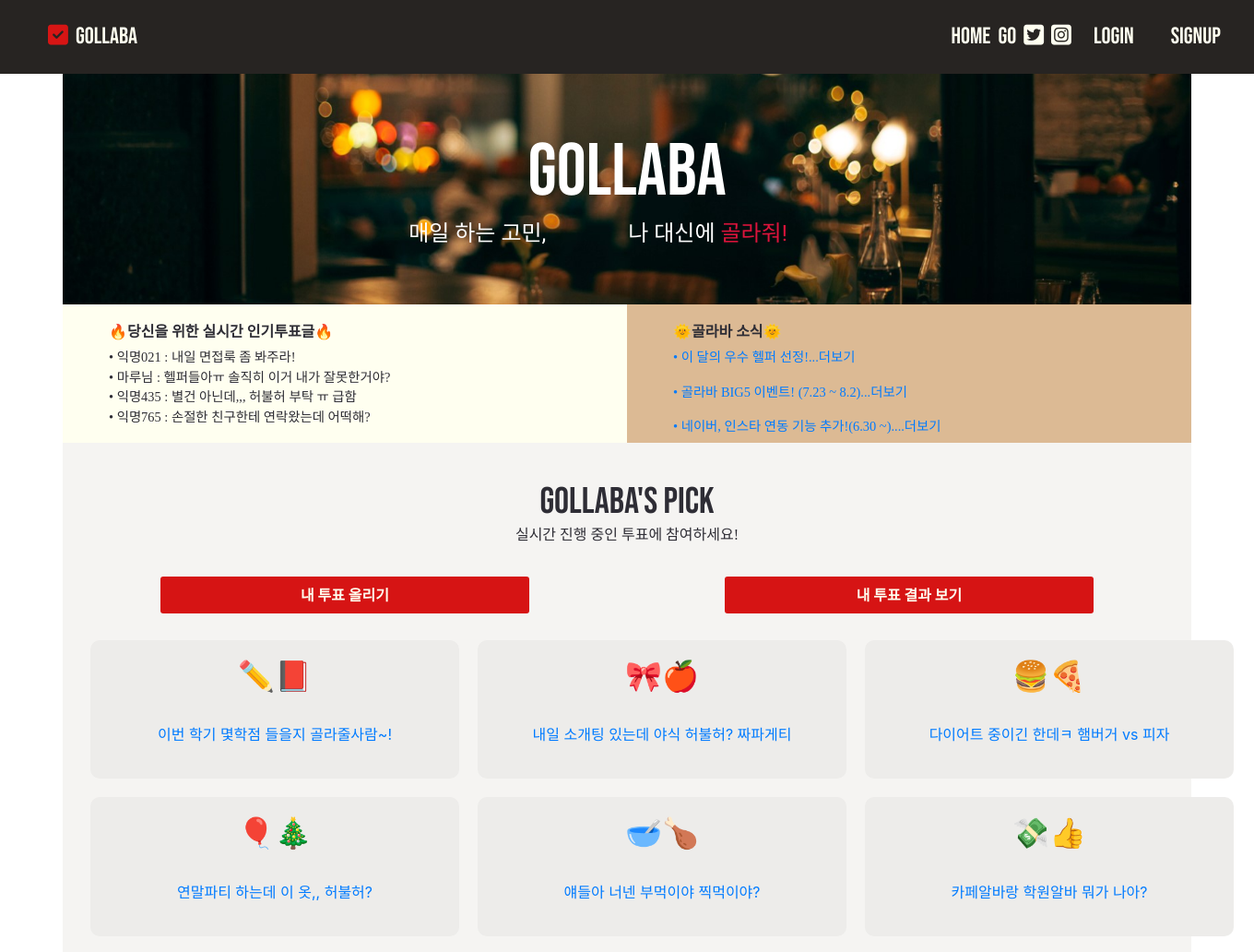
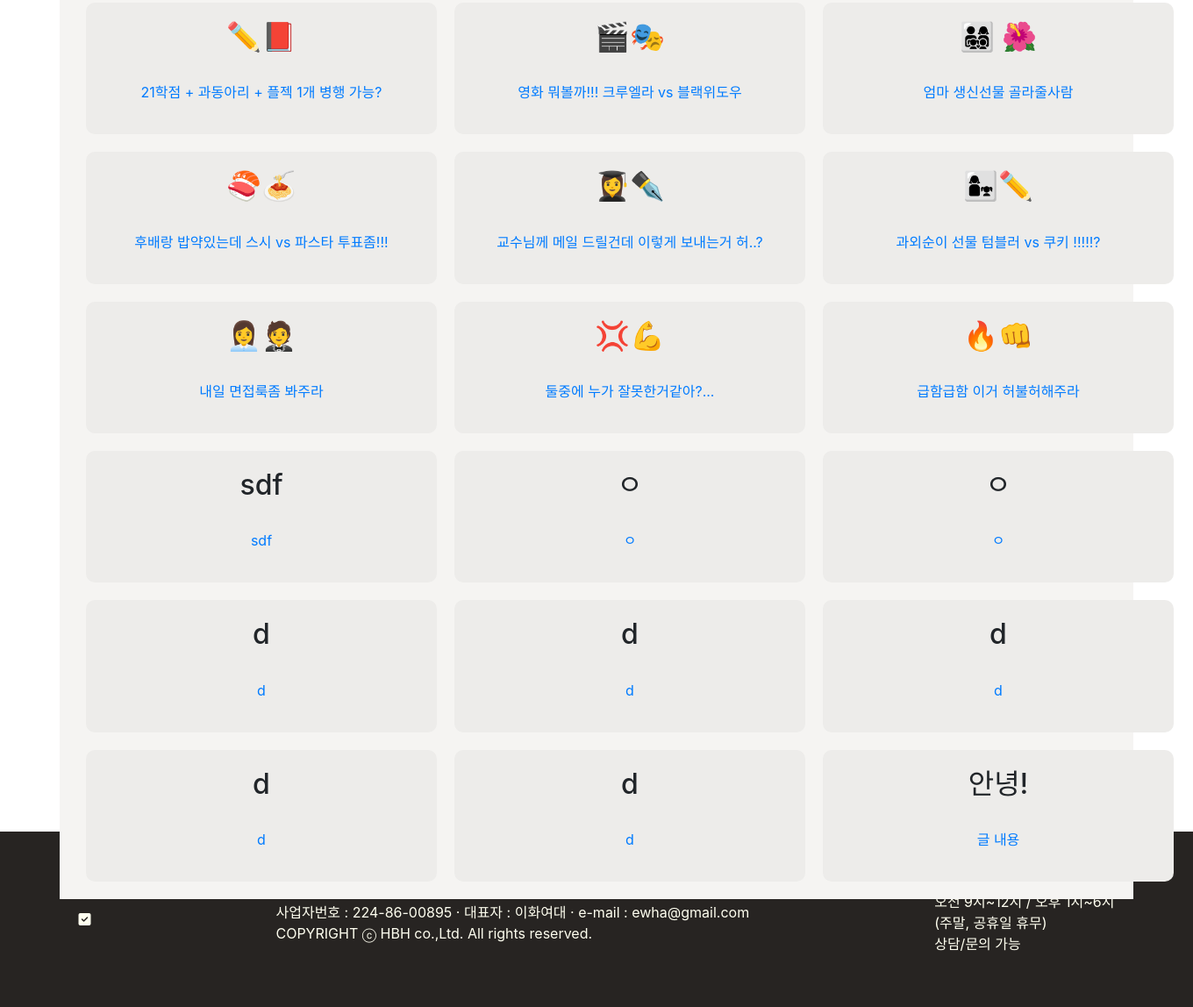
The page / on the database its author committed (2 pictures, top to bottom).
### blog/models.py (models this page shows, shortened)
class Post(models.Model):
    postname = models.CharField(max_length=50)
    contents = models.TextField()

class Blog(models.Model):
    title = models.CharField(max_length=200)
    pub_date = models.DateTimeField('date published')
    body = models.TextField()
    hashtag = models.ManyToManyField(HashTag)
    def summary(self):
        return self.body[:100]

### blog/views.py (the view)
# urls.py: 2. Add a URL to urlpatterns:  path('', views.home, name='home')
def home(request):
    postlist = Post.objects.all()
    blog = Blog.objects  # query set
    return render(request, 'home.html', {'blogs': blog, 'postlist': postlist})

### blog/templates/home.html (shortened to what this page needs)
{% load static%}
<!DOCTYPE html>
<html lang="en">
<head>
    <link href="https://cdn.jsdelivr.net/npm/bootstrap@5.0.0/dist/css/bootstrap.min.css" rel="stylesheet">
    <link rel="stylesheet" href="{% static 'css/scrollbox.css'%}" type="text/css">
    <link rel="stylesheet" href="{% static 'css/home.css'%}" type="text/css">
    <link href="https://unpkg.com/aos@2.3.1/dist/aos.css" rel="stylesheet">
    <link rel="stylesheet" href="{% static 'css/main.css' %}">
    <link rel="stylesheet" href="{% static 'css/second.css' %}">
    <link rel="stylesheet" href="{% static 'css/button.css' %}">
    <link rel="stylesheet" href="{% static 'css/slider2.css' %}">
    <link rel="stylesheet" href="{% static 'css/scrollbox.css' %}">
    <link rel="stylesheet" href="{% static 'css/text2.css' %}">
    <link rel="stylesheet" href="{% static 'css/footer.css' %}">
    <link rel="stylesheet" href="https://cdn.jsdelivr.net/npm/bootstrap-icons@1.5.0/font/bootstrap-icons.css">
    <link rel="stylesheet" href="https://stackpath.bootstrapcdn.com/bootstrap/4.1.3/css/bootstrap.min.css">
  </head>
<body>
    <nav class="navbar">
      <ul class="navbar_logo">
          <li><a href="#"><i class="fas fa-check-square"></i></a></li>
          <li><a href="#" id="rr">Gollaba</a></li>
      </ul>
      <ul class="navbar_menu">
          <li><a href="#">HOME</a></li>
          <li><a href="#">GO</a></li>
          <li><a href="#"><i class="fab fa-twitter-square"></i></a></li>
          <li><a href="#"><i class="fab fa-instagram-square"></i></a></li>
          {% if not user.is_authenticated %}
          <li class="nav-item">
            <a class="nav-link" href="{% url 'login' %}">Login</a>
          </li>
          {% endif %}
          {% if not user.is_authenticated %}
          <li class="nav-item">
            <a class="nav-link" href="{% url 'register' %}">Signup</a>
          </li>
          {% endif %}
  </nav>
<div class="header" >
  <div class="intro_text">
       <h1> Gollaba </h1>
      <div class="topline">
          <div class="topline-header">
              <div class="firstline">
                  매일 하는 고민,
                  <div class="firstline-detail">
                      <ul class="firstline-detail-list">
                          <li>나 대신에 <span class="second">골라줘!</span></li>
                      </ul>
                  </div>
              </div>
          </div>
      </div>
    </div>
  </div>
<div class="mini_box">
  <div class="mini_box_1">
    <h1>🔥당신을 위한 실시간 인기투표글🔥</h1>
    <ul>
      <li>  • 익명021 : 내일 면접룩 좀 봐주라!</li>
      <li>  • 마루님 : 헬퍼들아ㅠ 솔직히 이거 내가 잘못한거야?</li>
      <li>  • 익명435 : 별건 아닌데,,, 허불허 부탁 ㅠ 급함</li>
      <li>  • 익명765 : 손절한 친구한테 연락왔는데 어떡해?</li>
  </ul>
  </div>
  <div class="mini_box_2">
        <h1>🌞골라바 소식🌞</h1>
        <table>
            {% for list in postlist %}
            <ul>
                <li><a href="{{list.pk}}/">{{list.postname}}</a></li>
            </ul>
            {% endfor %}
        </table>
    </div>
</div>
<div class="second_box">
  <div class="pick_text">
      <div class="pick_text_1">
          <h1>Gollaba's Pick</h1>
          <p>실시간 진행 중인 투표에 참여하세요!</p>
       </div>
  </div>
          <div class="box2">
                  <ul class="small_button">
                      <li><button class="bt_2"> <a href="{% url 'new' %}" style="color: ivory;">내 투표 올리기</a></button></li>
                      <li><button class="bt_2"><a href="{% url 'jump' %}" style="color: ivory;">내 투표 결과 보기</a></button></li>
                  </ul>
          </div>
  <br>
      <div div class="card33">
        <div class="third_box33">
          {% for blog in blogs.all %}
              <div id="jb-content" data-aos="fade-in">
                  <h2>{{ blog.title }}</h2>
                  <a href='{% url "detail" blog.id %}'>
                      <br>
                      <p>{{ blog.body }}</p>
                  </a>
              </div>
          {% endfor %}
        </div>
      </div>
</div>
</body>
<footer class="foot">
  <li><a href="#"><i class="fas fa-check-square"></i></a></li>
  <ul>
      <li><a href="#">
        03760 서울특별시 서대문구 이화여대길 52 </a></li>
      <li><a href="#">사업자번호 : 224-86-00895 · 대표자 : 이화여대 · e-mail : ewha@gmail.com</a></li>
      <li><a href="#">COPYRIGHT ⓒ HBH co.,Ltd. All rights reserved.</a></li>
  </ul>
  <ul>
      <li><a href="#">1886 - 2021</a></li>
      <li><a href="#">오전 9시~12시 / 오후 1시~6시</a></li>
      <li><a href="#">(주말, 공휴일 휴무)</a></li>
      <li><a href="#">상담/문의 가능 </a></li>
  </ul>
</footer>
</html>

### blog/static/css/scrollbox.css (style rules this page uses)
* { padding: 0; }
#jb-content { width: 400px; padding: 20px; margin-right: 20px; margin-bottom: 20px; float: left; background-color: #EDECEA; border-radius: 10px; }

### blog/static/css/home.css (style rules this page uses)
.third_box33 { text-align: center; display: grid; grid-template-columns: 1fr 1fr 1fr; padding: 0; align-content: center; justify-content: space-between; margin-left: 30px; }
.card33 { background-color: #F5F4F2; display: grid; align-content: center; }
#jb-content { background-color: rgb(rgb(201, 201, 201), green, blue); flex-grow: 1; align-content: center; }

### blog/static/css/main.css (style rules this page uses)
* { list-style: none; text-decoration: none; margin: 0px; padding: 0px; }
.navbar { font-family: 'Bebas Neue', cursive; display: flex; justify-content: space-around; align-items: center; width: 100%; height: 80px; background-color: #272422; font-size: 25px; text-align: center; }
.navbar_logo { display : flex; list-style: none; margin: 0; }
.navbar_logo li { padding: 4px; margin: 0; }
.navbar_logo li a { color: #D71514; margin: 0; }
#rr { color: ivory; }
.navbar_menu { display : flex; list-style: none; margin:0; justify-content: center; text-align: center; align-items: center; }
.navbar_menu li { padding: 4px; margin: 0; text-align: center; justify-content: center; align-items: center; }
.navbar_menu li a { color: ivory; }
.nav-link { margin:0; justify-content: center; text-align: center; align-items: center; }
.nav-item { margin:0; justify-content: center; text-align: center; align-items: center; }
.header { background-image: url("/static/images/back.jpg"); background-repeat: no-repeat; background-size: cover; width: 90%; margin: auto; height: 250px; display: flex; align-items: center; }
.intro_text { width: 100%; text-align: center; justify-content: center; align-items: center; font-family: 'Bebas Neue', cursive; }
.intro_text > h1 { color:white; font-size: 80px; margin: auto; }

### blog/static/css/second.css (style rules this page uses)
.mini_box { display: flex; flex-wrap: wrap; width: 90%; height: 150px; margin: auto; padding: 0; }
.mini_box_1 { background-color: ivory; margin: 0; padding-left: 50px; padding-top: 20px; width: 50%; }
.mini_box_2 { margin: 0; padding-left: 50px; padding-top: 20px; background-color: #DCBA94; width: 50%; }
.mini_box_1 ul { list-style: none; padding: 0; }
.mini_box_2 ul { list-style: none; padding: 0; }
.mini_box_1 h1 { color: #2E2D35; font-family: 'ELAND_Choice_M'; font-size: 1rem; font-weight: bold; }
.mini_box_1 li { color: #2E2D35; font-family: 'ELAND_Choice_M'; font-size: 0.9rem; margin: 0; padding: 0; }
.mini_box_2 h1 { color: #2E2D35; font-family: 'ELAND_Choice_M'; font-size: 1rem; font-weight: bold; }
.mini_box_2 li { color: #2E2D35; font-family: 'ELAND_Choice_M'; font-size: 0.9rem; margin: 0; padding: 0; }
.second_box { position: relative; margin: auto; padding: 0; width: 90%; height: 1500px; background-color: #F5F4F2; align-items: center; justify-content: center; text-align: center; }
.pick_text { margin: auto; color: #2E2D35; align-items: center; justify-content: center; text-align: center; height: 130px; width: 100%; padding-top: 40px; padding-bottom: 100px; }
.pick_text h1 { font-family: 'Bebas Neue', cursive; text-align: center; padding: auto; margin: auto; }
.pick_text p { font-family: 'SLEIGothicTTF'; text-align: center; margin: 0; }
.card33 { background-color: #F5F4F2; }

### blog/static/css/button.css (style rules this page uses)
.box2 { margin:0; width: 100%; height: 50px; }
.small_button { display: flex; list-style: none; margin: 0; padding: 0; width: 100%; height: 50px; justify-content:space-around; align-items: center; }
.small_button li { width: 400px; }
.small_button button { height: 40px; width: 100%; max-width: 1000px; background-color: #D61414; color: ivory; font-size: 16px; font-weight: bold; border-style: none; border-radius: 3px; transition: 0.3s; }
.box2 a { text-decoration:none }

### blog/static/css/slider2.css (style rules this page uses)
* { margin:0;padding:0;box-sizing:border-box; }
ul, li { list-style:none; }

### blog/static/css/footer.css (style rules this page uses)
.foot { background-color:#272422; height: 200px; width: 100%; display: flex; justify-content: space-around; align-items: center; }
.foot li a { color: ivory; }

### rows shown on the page
Post: postname "• 이 달의 우수 헬퍼 선정!...더보기"
Post: postname "• 골라바 BIG5 이벤트! (7.23 ~ 8.2)...더보기"
Post: postname "• 네이버, 인스타 연동 기능 추가!(6.30 ~)....더보기"
Blog: title "✏📕", body "이번 학기 몇학점 들을지 골라줄사람~!"
Blog: title "🎀🍎", body "내일 소개팅 있는데 야식 허불허? 짜파게티"
Blog: title "🍔🍕", body "다이어트 중이긴 한데ㅋ 햄버거 vs 피자"
Blog: title "🎈🎄", body "연말파티 하는데 이 옷,, 허불허?"
Blog: title "🥣🍗", body "얘들아 너넨 부먹이야 찍먹이야?"
Blog: title "💸👍", body "카페알바랑 학원알바 뭐가 나아?"
Blog: title "✏📕", body "21학점 + 과동아리 + 플젝 1개 병행 가능?"
Blog: title "🎬🎭", body "영화 뭐볼까!!! 크루엘라 vs 블랙위도우"
Blog: title "👨‍👩‍👧‍👦 🌺", body "엄마 생신선물 골라줄사람"
Blog: title "🍣🍝", body "후배랑 밥약있는데 스시 vs 파스타 투표좀!!!"
Blog: title "👩‍🎓✒", body "교수님께 메일 드릴건데 이렇게 보내는거 허..?"
Blog: title "👩‍👧✏", body "과외순이 선물 텀블러 vs 쿠키 !!!!!?"
Blog: title "👩‍💼🤵", body "내일 면접룩좀 봐주라"
Blog: title "💢💪", body "둘중에 누가 잘못한거같아?..."
Blog: title "🔥👊", body "급함급함 이거 허불허해주라"
Blog: title "sdf", body "sdf"
Blog: title "ㅇ", body "ㅇ"
Blog: title "ㅇ", body "ㅇ"
Blog: title "d", body "d"
Blog: title "d", body "d"
Blog: title "d", body "d"
Blog: title "d", body "d"
Blog: title "d", body "d"
Blog: title "안녕!", body "글 내용"
